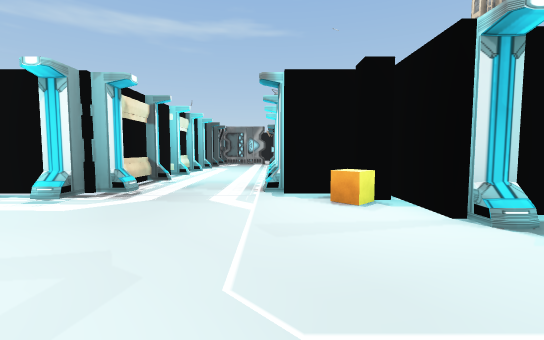
View 1 (above)

24 first-person views from a walk through a Unity game level. The camera is 1.4 m above the floor, tilts 4° down and sees 90° across. The floor is counted in squares, 2 m on a side. Each view is taken from the middle of a square. On the plan, view 1 faces up. The plan holds only what a view shows up to about 9 squares ahead; the rest is blank. The place goes on beyond the plan. The player character is not drawn. Some animated figures are left out. Some surface patterns are stand-ins.

View 2
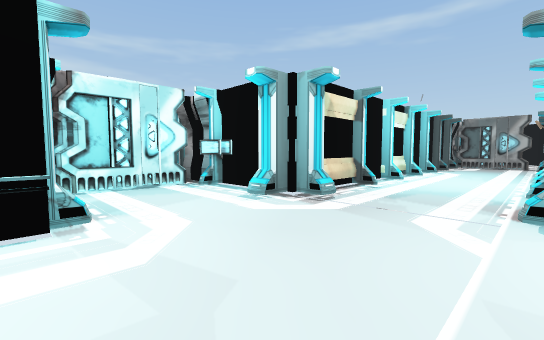

View 3
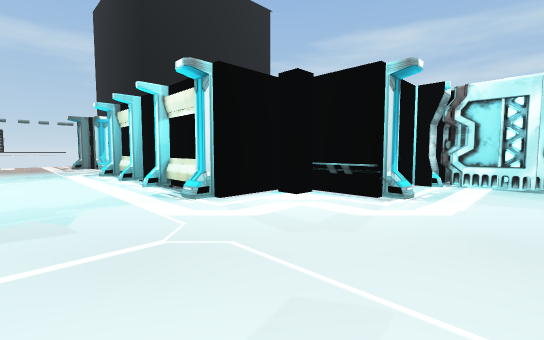

View 4
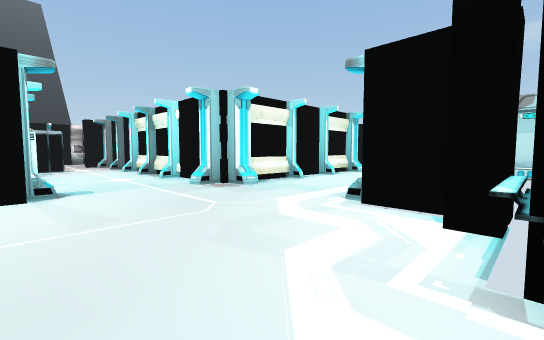

View 5
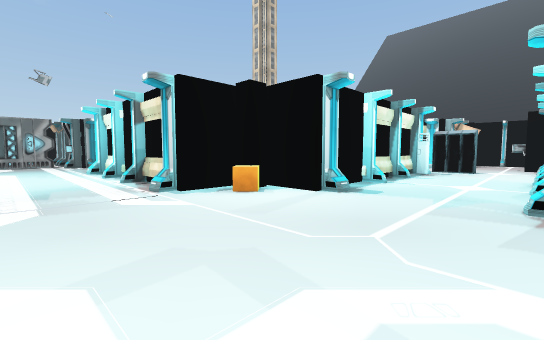

View 6
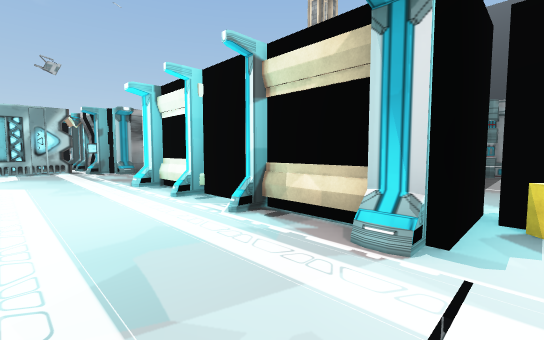

View 7
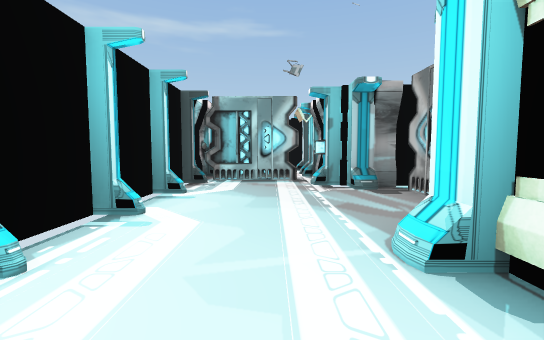

View 8
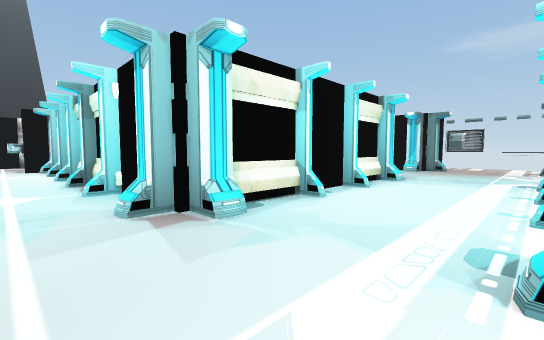

View 9
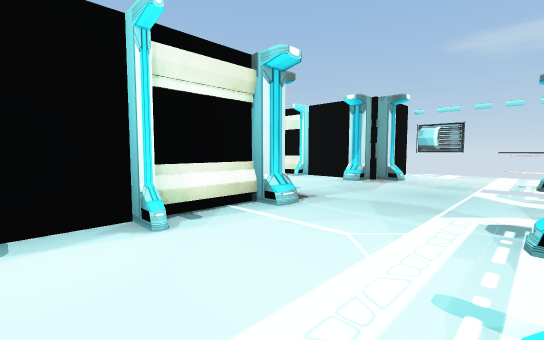

View 10
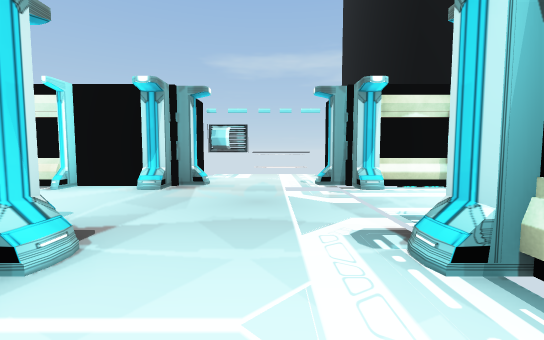

View 11
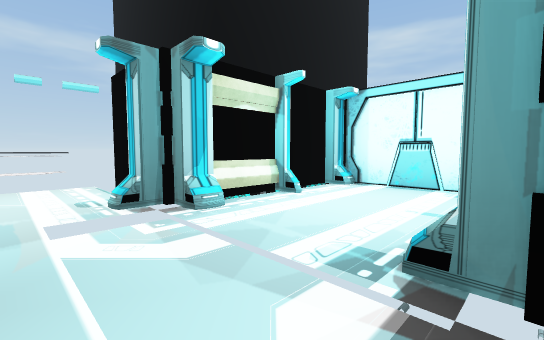

View 12
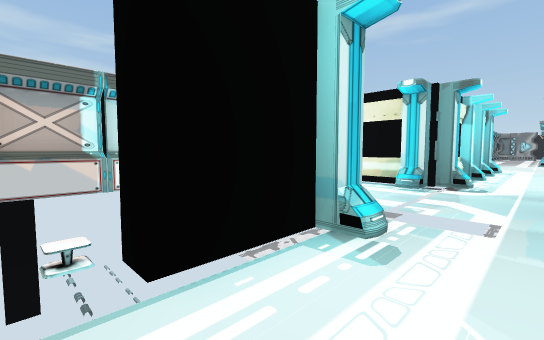

View 13
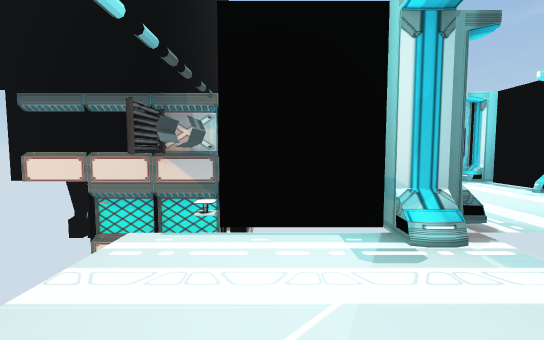

View 14
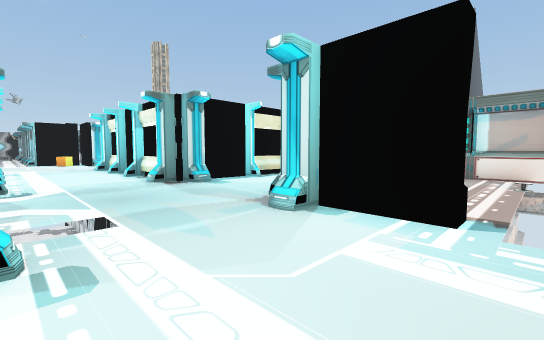

View 15
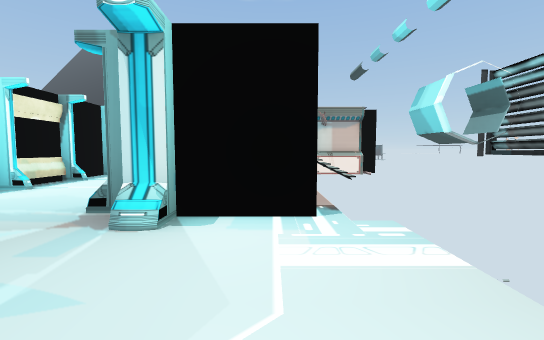

View 16
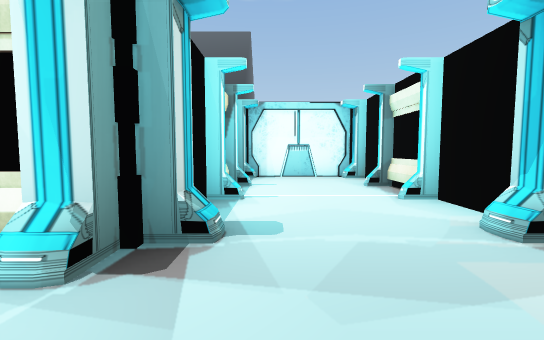

View 17
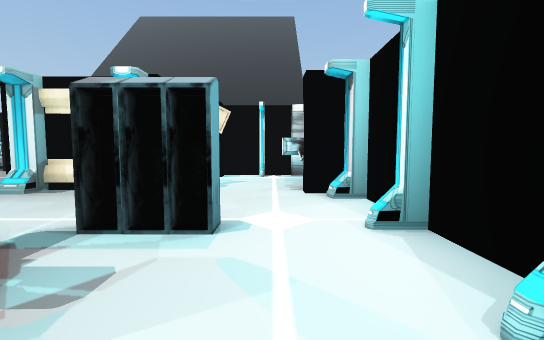

View 18
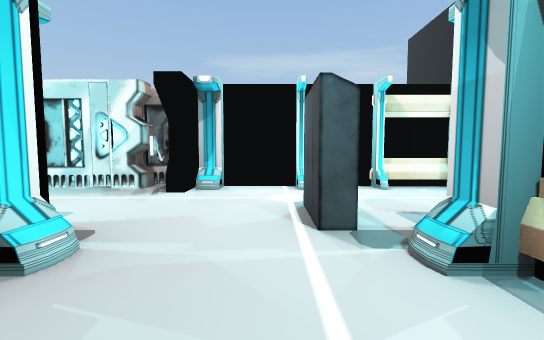

View 19
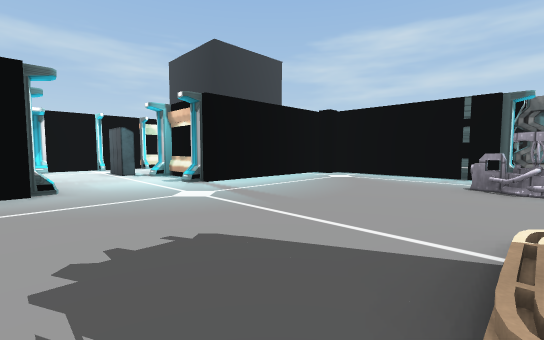

View 20
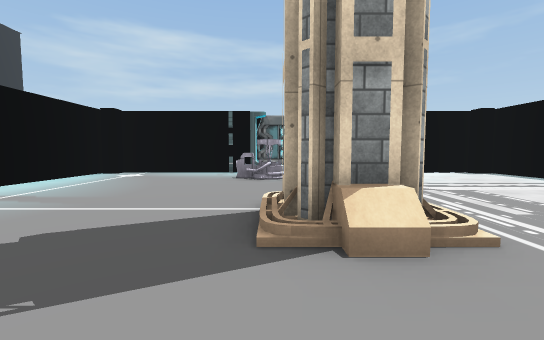

View 21
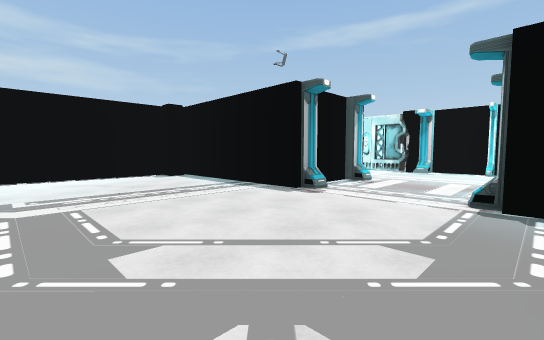

View 22
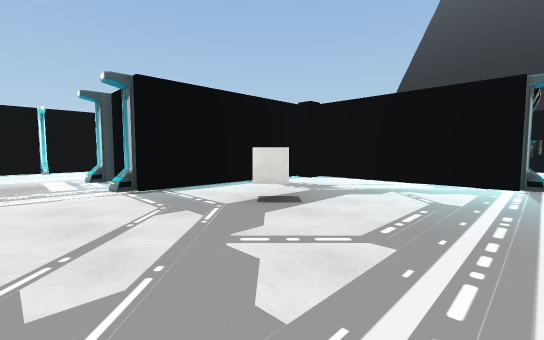

View 23
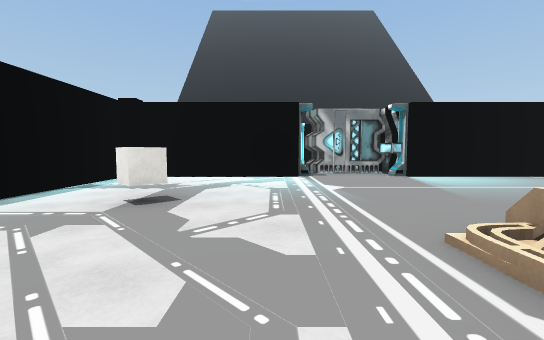

View 24
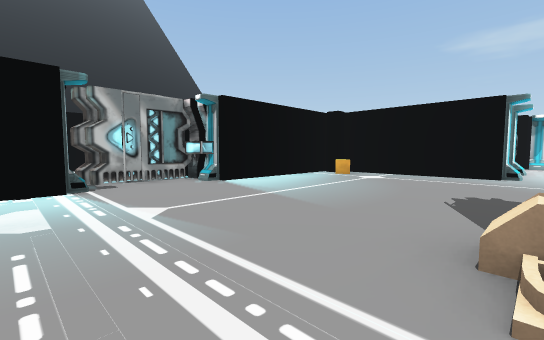

### Floor plan
Key: @ floor where view 1 was taken; # wall or solid block; . main floor; : floor 0.5 m higher than the main floor; / step, stairs or slope; v drop or lower ground; C orange cube; T table; G generator; U cube; O other object.
Columns run from 7 left of view 1 to 22 right of it. Each row starts with its distance up from view 1.
 24               O#O#O
 23               .O...
 22               .....
 21               #...
 20               #...#
 19               O...O
 18           #OO#O...O#OO#
 17           O............O
 16           #........U...O
 15     ####  O............
 14     #..###O............O
 13     O...#O     ........#O   #O
 12     O....#      ##......#
 11     #....O  G...//......O
 10     O..##O#.G..........##
  9     O...O O............O
  8     #..#  O............O
  7     O..#O #............O
  6     O...O O..........C#
  5  ##O#..#O  OO O...OOOO
  4 ###.....CO    O...O
  3  #.......#O#OO##..#
  2 OO.............#.....O
  1 O##O#.............O..O
  0     O..@.#.#.##.##O#O#
 -1     #O#..#O OO#OO#O#
 -2      O#..O
 -3      O...O
 -4      #:..#
 -5      O...O
 -6   #OO#...#O#OO#
 -7  O............O
 -8  O.............
 -9   #.##v..#.#.###
-10  #OOO#...#O OOOO
-11  ##  O...O   ##O
-12  #O  T...#   #OO
-13  OO#    ##   #O
-14  O##    ##   ##O
-15   O

Positions as (right, up) in squares from view 1, and headings:
1: (0, 0), facing up
2: (0, 1), facing up-left
3: (1, 3), facing down-left
4: (-3, 3), facing down-right
5: (-2, 0), facing up-right
6: (-2, 4), facing up-right
7: (-1, 8), facing up
8: (-1, 1), facing down-right
9: (-1, -3), facing down-right
10: (0, -4), facing down
11: (0, -6), facing down-left
12: (0, -12), facing up-left
13: (1, -11), facing left
14: (-1, -12), facing up-right
15: (-1, -11), facing right
16: (0, -7), facing right
17: (6, 1), facing right
18: (9, 5), facing down
19: (11, 11), facing down-left
20: (12, 11), facing left
21: (11, 14), facing up-left
22: (9, 13), facing up-right
23: (8, 14), facing right
24: (10, 14), facing down-right
